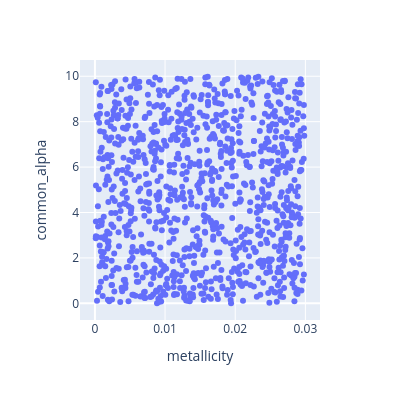

Notebook code cell kept with this figure:
### Code cell
random_fig = px.scatter(random_samples,x="metallicity", y="common_alpha", width=400, height=400)
random_fig

### Figure 1 — Plotly figure (JSON) as saved in the notebook; plotly's stock layout.template omitted (floating-point values rounded to 4 significant figures; data arrays with more than 128 entries replaced by an {"elided": "..."} marker saying what was removed)
{"data": [{"hovertemplate": "metallicity=%{x}<br>common_alpha=%{y}<extra></extra>", "legendgroup": "", "marker": {"color": "#636efa", "symbol": "circle"}, "mode": "markers", "name": "", "orientation": "v", "showlegend": false, "type": "scatter", "x": {"elided": "1000 float values"}, "xaxis": "x", "y": {"elided": "1000 float values"}, "yaxis": "y"}], "layout": {"height": 400, "legend": {"tracegroupgap": 0}, "margin": {"t": 60}, "width": 400, "xaxis": {"anchor": "y", "domain": [0, 1], "title": {"text": "metallicity"}}, "yaxis": {"anchor": "x", "domain": [0, 1], "title": {"text": "common_alpha"}}}}
